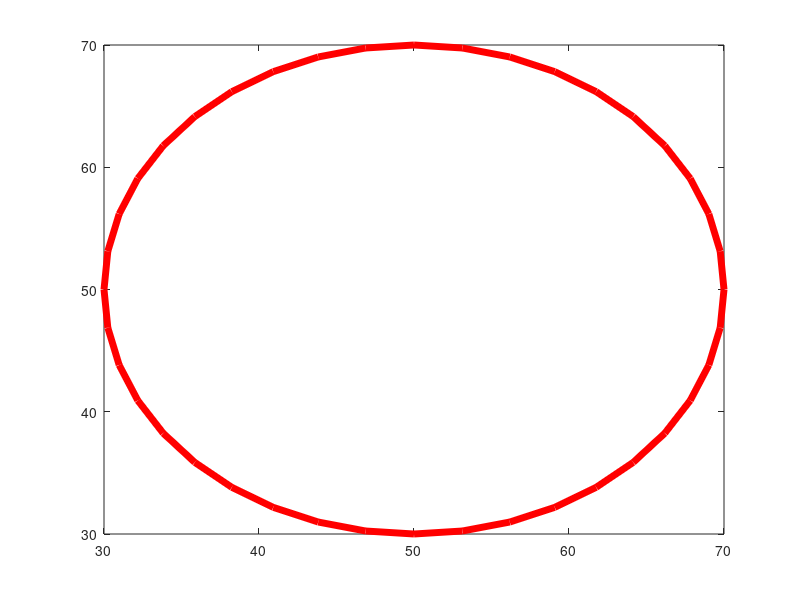

MATLAB code for this plot: (Note: this script raises an error after producing the figure.)
clc
clear all
warning off


% draw main circle
r0=20;% actual radius
r=25; %assumed radius


nos=zeros(100,100);
nop=40;
t=0:2*pi/nop:2*pi;
x=r0*cos(t)+50;
y=r0*sin(t)+50;
plot(x,y,'red','LineWidth',5);
%txt='1) Having Same Radius';
%text(2,9.5,txt,'FontSize',14)
pause(0.000002);
frame_h=get(handle(gcf),'JavaFrame');
set(frame_h,'maximized',1);
axis([0,100,0,100]);
axis square;
pause(1);
hold on;


%draw outer circles

for i=1:nop
    x3=x(i)+r*cos(t);
    y3=y(i)+r*sin(t);
    plot(x3,y3,'black');
    %[a,b]=circcirc(5,5,2,x(i),y(i),2);
    %plot(a,b,'LineStyle','none','Marker','o','MarkerEdgeColor','blue','MarkerFaceColor','blue')
    if i>1
        for j=i:-1:1
            [d,e]=circcirc(x(i),y(i),r,x(j),y(j),r);
            
            nanchck=isnan(d);
            
                plot(d,e,'LineStyle','none','Marker','o','MarkerEdgeColor','blue','MarkerFaceColor','blue')
                j=j-1;
                if nanchck~=1
                f=round(d(1));
                f1=round(d(2));
                g=round(e(1));
                g1=round(e(2));
              
                    nos(f,g)=nos(f,g)+1;
                    nos(f1,g1)=nos(f1,g1)+1;
               
             end
        end
    end
   % plot(5,5,'LineStyle','none','Marker','o','MarkerEdgeColor','red','MarkerFaceColor','red')
    axis square
    hold on;
    pause(0.5);
    i=i+1;
    
end

figure, mesh(nos);
